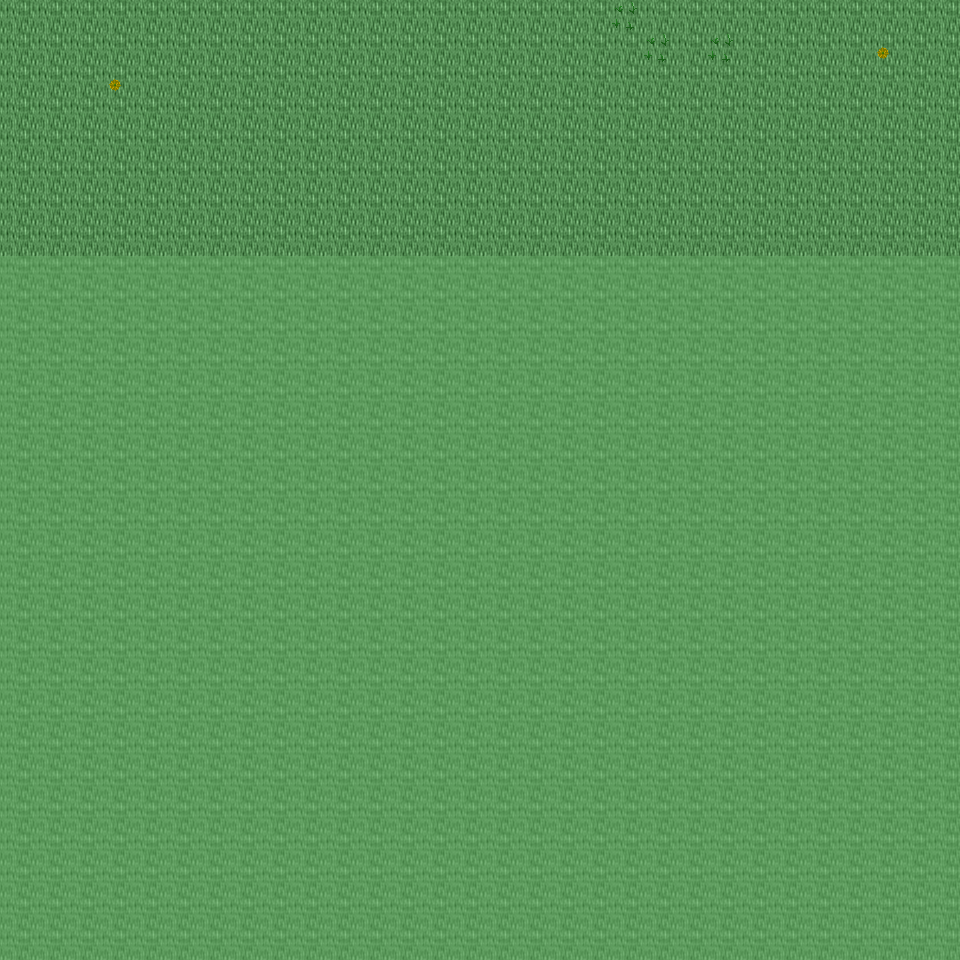

This game map was drawn from its Tiled (.tmx) file and the tilesets committed beside it. A one-line description and the trimmed map source follow:
An orthogonal 30x30 tile map with 32x32 px tiles, 6 tile layers (Ground, Object, Object2, Above, ...), 21 tilesets and 3 objects (3x mapchange).

<map version="1.0" orientation="orthogonal" renderorder="right-down" width="30" height="30" tilewidth="32" tileheight="32" nextobjectid="4">
  <tileset firstgid="1" name="tileset_ground_ground" tilewidth="32" tileheight="32" tilecount="33" columns="3">
    <image source="../drawable/tileset_ground_ground.png" width="96" height="352" />
  </tileset>
  <tileset firstgid="34" name="tileset_ground_water_pool" tilewidth="32" tileheight="32" tilecount="72" columns="3">
    <image source="../drawable/tileset_ground_water_pool.png" width="96" height="768" />
  </tileset>
  <tileset firstgid="106" name="tileset_plant_flower_daisy_red" tilewidth="32" tileheight="32" tilecount="8" columns="2">
    <image source="../drawable/tileset_plant_flower_daisy_red.png" width="64" height="128" />
  </tileset>
  <tileset firstgid="114" name="tileset_plant_flower_daisy_white" tilewidth="32" tileheight="32" tilecount="8" columns="2">
    <image source="../drawable/tileset_plant_flower_daisy_white.png" width="64" height="128" />
  </tileset>
  <tileset firstgid="122" name="tileset_plant_flower_daisy_yellow" tilewidth="32" tileheight="32" tilecount="8" columns="2">
    <image source="../drawable/tileset_plant_flower_daisy_yellow.png" width="64" height="128" />
  </tileset>
  <tileset firstgid="130" name="tileset_plant_flower_daisy_blue" tilewidth="32" tileheight="32" tilecount="8" columns="2">
    <image source="../drawable/tileset_plant_flower_daisy_blue.png" width="64" height="128" />
  </tileset>
  <tileset firstgid="138" name="tileset_plant_grasses" tilewidth="32" tileheight="32" tilecount="6" columns="3">
    <image source="../drawable/tileset_plant_grasses.png" width="96" height="64" />
  </tileset>
  <tileset firstgid="144" name="tileset_plant_tree_tree_darkgreen" tilewidth="32" tileheight="32" tilecount="88" columns="8">
    <image source="../drawable/tileset_plant_tree_tree_darkgreen.png" width="256" height="352" />
  </tileset>
  <tileset firstgid="232" name="tileset_ground_grass_edges" tilewidth="32" tileheight="32" tilecount="36" columns="12">
    <image source="../drawable/tileset_ground_grass_edges.png" width="384" height="96" />
  </tileset>
  <tileset firstgid="268" name="tileset_ground_grass_corners" tilewidth="32" tileheight="32" tilecount="24" columns="6">
    <image source="../drawable/tileset_ground_grass_corners.png" width="192" height="128" />
  </tileset>
  <tileset firstgid="292" name="tileset_furniture_table_long_side_on_pale" tilewidth="32" tileheight="32" tilecount="3" columns="3">
    <image source="../drawable/tileset_furniture_table_long_side_on_pale.png" width="96" height="32" />
  </tileset>
  <tileset firstgid="295" name="tileset_plant_stump_stump_brown" tilewidth="32" tileheight="32" tilecount="4" columns="2">
    <image source="../drawable/tileset_plant_stump_stump_brown.png" width="64" height="64" />
  </tileset>
  <tileset firstgid="299" name="tileset_item_sign_large" tilewidth="32" tileheight="32" tilecount="15" columns="5">
    <image source="../drawable/tileset_item_sign_large.png" width="160" height="96" />
  </tileset>
  <tileset firstgid="314" name="tileset_plant_stump_small_stump" tilewidth="32" tileheight="32" tilecount="4" columns="2">
    <image source="../drawable/tileset_plant_stump_small_stump.png" width="64" height="64" />
  </tileset>
  <tileset firstgid="318" name="tileset_building_wall_bricked_edges" tilewidth="32" tileheight="32" tilecount="25" columns="5">
    <image source="../drawable/tileset_building_wall_bricked_edges.png" width="160" height="160" />
  </tileset>
  <tileset firstgid="343" name="tileset_logic_collision" tilewidth="32" tileheight="32" tilecount="1" columns="1">
    <image source="../drawable/tileset_logic_collision.png" width="32" height="32" />
  </tileset>
  <tileset firstgid="344" name="tileset_object_boat" tilewidth="32" tileheight="32" tilecount="42" columns="6">
    <image source="../drawable/tileset_object_boat.png" width="192" height="224" />
  </tileset>
  <tileset firstgid="386" name="tileset_furniture_table_long_front_on_pale" tilewidth="32" tileheight="32" tilecount="3" columns="1">
    <image source="../drawable/tileset_furniture_table_long_front_on_pale.png" width="32" height="96" />
  </tileset>
  <tileset firstgid="389" name="tileset_ground_green_paving" tilewidth="32" tileheight="32" tilecount="18" columns="3">
    <image source="../drawable/tileset_ground_green_paving.png" width="96" height="192" />
  </tileset>
  <tileset firstgid="407" name="tileset_furniture_bed_double_peach" tilewidth="32" tileheight="32" tilecount="8" columns="2">
    <image source="../drawable/tileset_furniture_bed_double_peach.png" width="64" height="128" />
  </tileset>
  <tileset firstgid="415" name="tileset_furniture_bed_double_red" tilewidth="32" tileheight="32" tilecount="8" columns="2">
    <image source="../drawable/tileset_furniture_bed_double_red.png" width="64" height="128" />
  </tileset>
  <layer name="Ground" width="30" height="30">
    <data>[900 cells, 240 non-empty, 1 distinct tile ids]</data>
  </layer>
  <layer name="Object" width="30" height="30">
    <data>[900 cells, 5 non-empty, 2 distinct tile ids]</data>
  </layer>
  <layer name="Object2" width="30" height="30">
    <data>[900 cells, 0 non-empty, 0 distinct tile ids]</data>
  </layer>
  <layer name="Above" width="30" height="30">
    <data>[900 cells, 0 non-empty, 0 distinct tile ids]</data>
  </layer>
  <layer name="Above2" width="30" height="30">
    <data>[900 cells, 0 non-empty, 0 distinct tile ids]</data>
  </layer>
  <layer name="Walkable" width="30" height="30">
    <data>[900 cells, 660 non-empty, 1 distinct tile ids]</data>
  </layer>
  <objectgroup name="MapEvents">
    <object id="1" name="north" type="mapchange" x="0" y="0" width="960" height="32">
      <properties>
        <property name="map" value="0_ados_mountain_n2_w2_x0_y3" />
        <property name="place" value="south" />
      </properties>
    </object>
    <object id="2" name="west" type="mapchange" x="0" y="0" width="32" height="256">
      <properties>
        <property name="map" value="0_deniran_forest_n2_w_x0_y4" />
        <property name="place" value="east" />
      </properties>
    </object>
    <object id="3" name="east" type="mapchange" x="928" y="0" width="32" height="256">
      <properties>
        <property name="map" value="0_ados_mountain_n2_w2_x1_y4" />
        <property name="place" value="west" />
      </properties>
    </object>
  </objectgroup>
</map>
